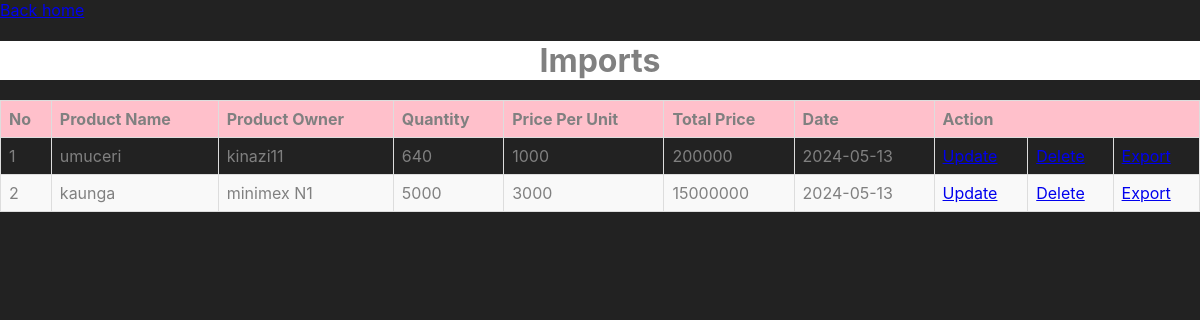
/project/imports.php (signed in), run on the app's committed database.
### tables this page shows
CREATE TABLE `stock_in` (
  `stock_in_id` int(11) NOT NULL,
  `pid` int(11) DEFAULT NULL,
  `quantity` int(11) DEFAULT NULL,
  `date` date DEFAULT NULL,
  `Unit_Price1` int(35) NOT NULL,
  `total_price` int(75) NOT NULL
);

CREATE TABLE `products` (
  `pid` int(11) NOT NULL,
  `pname` varchar(255) DEFAULT NULL,
  `powner` varchar(255) DEFAULT NULL
);

### project/imports.php (the view, shortened to what this page needs)
<?php  declare(strict_types=1);
    include_once "./Auth/config.php";
    $form ='';
    $sql = mysqli_query($conn, " SELECT * FROM stock_in INNER JOIN products ON  stock_in.pid = products.pid " );
    if($sql == true){
        $num_rows = mysqli_num_rows($sql);
        if($num_rows > 0){
            $a = 0;
            while($fetch = mysqli_fetch_assoc($sql)){
                $a++;
                $form .= '<tr>
                            <td>'.$a.'</td>
                            <td>'.$fetch['pname'].'</td>
                            <td>'.$fetch['powner'].'</td>
                            <td>'.$fetch['quantity'].'</td>
                            <td>'.$fetch['Unit_Price1'].'</td>
                            <td>'.$fetch['total_price'].'</td>
                            <td>'.$fetch['date'].'</td>
                            <td> <a href="i_update.php?id='.$fetch['pid'].'" class=" green">Update</a></td>
                            <td> <a href="i_delete.php?id='.$fetch['pid'].'" class="red">Delete</a></td>
                            <td> <a href="export.php?id='.$fetch['pid'].'">Export</a></td>
                        </tr>';
            }
        }else{
            $tbody = '<tr> <td> No Record Found! </td> </tr>';
        }
    }
?>
<!DOCTYPE html>
<html lang="en">
<head>
</head>
</head>
<body>
    <a href="./index.php">Back home</a>
    <h1>Imports</h1>
    <table border='1'>
        <thead>
            <tr>
                <th>No</th>
                <th>Product Name</th>
                <th>Product Owner</th>
                <th>Quantity</th>
                <th>Price Per Unit</th>
                <th>Total Price</th>
                <th>Date</th>
                <th colspan='3'>Action</th>
            </tr>
        </thead>
        <tbody>
            <?php echo $form; ?>
        </tbody>
    </table>
</body>
</html>

### project/imports.php (style rules this page uses)
body { font-family: -apple-system, BlinkMacSystemFont, "Segoe UI", Roboto, Helvetica, Arial, sans-serif, "Apple Color Emoji", "Segoe UI Emoji", "Segoe UI Symbol"; margin: 0; padding: 0; background-color: #222222; }
h1, h2 { text-align: center; margin-bottom: 20px; color: gray; background-color: white; }
table { width: 100%; border-collapse: collapse; margin-bottom: 20px; }
th, td { padding: 8px; text-align: left; border: 1px solid #ddd; color: gray; }
th { background-color: pink; }
tr:nth-child(even) { background-color: #f9f9f9; }

### data on the page
stock_in: pid.pname "umuceri", pid.powner "kinazi11", quantity "640", Unit_Price1 "1000", total_price "200000", date "2024-05-13"
stock_in: pid.pname "kaunga", pid.powner "minimex N1", quantity "5000", Unit_Price1 "3000", total_price "15000000", date "2024-05-13"
